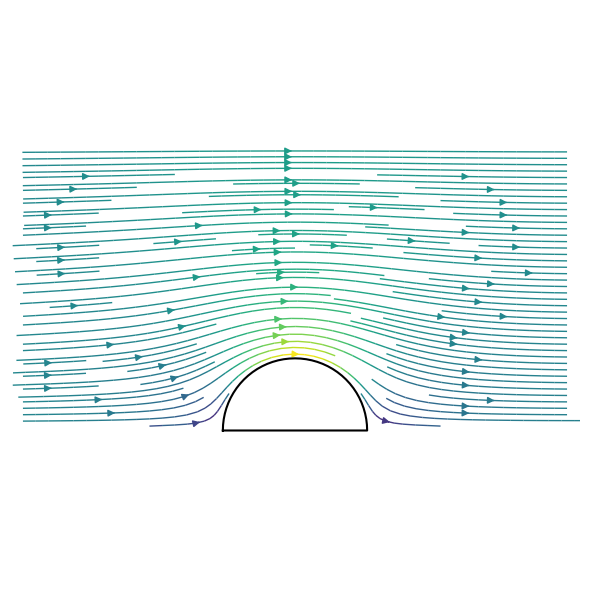
#> input picture openfoam/flowfield.png, 590 x 590 px
$ python image_border_adder.py ../openfoam/flowfield.png
#> lines starting #> are read from the running program, lines starting #| are printed output that depends on the picture
import subprocess
import sys
import os
import argparse

# Install Pillow
subprocess.check_call([sys.executable, "-m", "pip", "install", "Pillow"])

from PIL import Image, ImageOps


def main():
    parser = argparse.ArgumentParser(description='Add borders/frames to images')
    parser.add_argument('input_file', help='Path to the input image file')
    parser.add_argument('-o', '--output-dir', default='./',
                        help='Output directory for bordered image (default: ./)')

    args = parser.parse_args()

    # Debug: print current working directory and its contents
    print(f"Current working directory: {os.getcwd()}")
    print(f"Received input_file argument: {args.input_file}")

    # Expand user path if provided
    input_file = os.path.expanduser(args.input_file)
    print(f"Absolute input_file: {os.path.abspath(input_file)}")

    if not os.path.exists(input_file):
        print(f"Error: Image file not found at: {input_file}")
        sys.exit(1)

    # Create output directory if it doesn't exist
    os.makedirs(args.output_dir, exist_ok=True)

    # Open the image
    try:
        img = Image.open(input_file)
#> img is the input picture: PIL image 590x590 RGBA; mean R, G, B, A 236.7, 245.4, 244.8, 255
        print(f"Successfully opened image: {input_file}")
        print(f"Original size: {img.size}, Mode: {img.mode}")
#| Original size: (590, 590), Mode: RGBA
    except Exception as e:
        print(f"Error opening image: {e}")
        sys.exit(1)

    # Get the base filename
    base_name = os.path.splitext(os.path.basename(input_file))[0]
    extension = os.path.splitext(input_file)[1]

    output_filename = f"{base_name}_bordered{extension}"
    output_path = os.path.join(args.output_dir, output_filename)

    # Add border
    try:
        # Border width hardcoded to 50 pixels
        border_width = 50

        # Add black border using ImageOps.expand
        bordered_img = ImageOps.expand(img, border=border_width, fill='black')
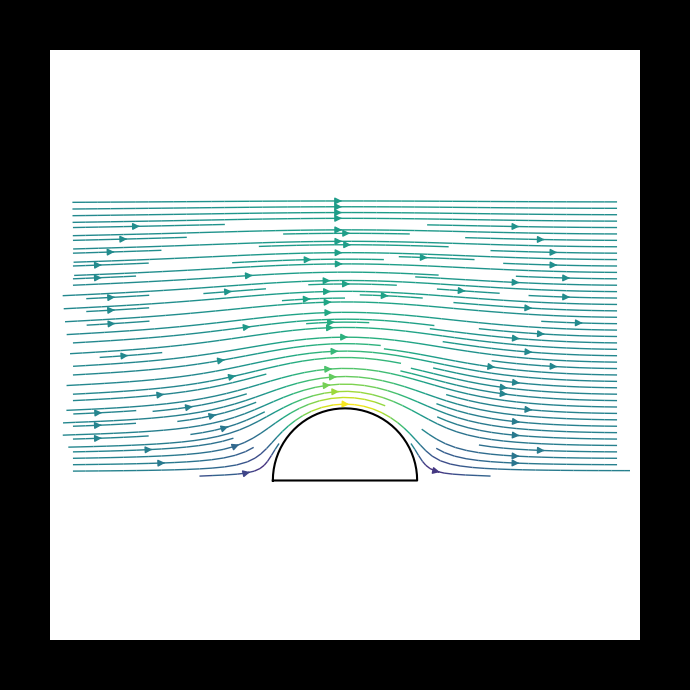
#> bordered_img: PIL image 690x690 RGBA; mean R, G, B, A 173.1, 179.4, 179, 255

        print(f"Successfully added border")
        print(f"Border width: {border_width} pixels")
        print(f"Border color: black")
        print(f"New size: {bordered_img.size} (from {img.size})")
#| New size: (690, 690) (from (590, 590))

        # Save with appropriate quality settings
        save_kwargs = {}
        if extension.lower() in ['.jpg', '.jpeg']:
            # Convert RGBA to RGB if needed
            if bordered_img.mode == 'RGBA':
                rgb_img = Image.new('RGB', bordered_img.size, (0, 0, 0))
                rgb_img.paste(bordered_img, mask=bordered_img.split()[3] if len(bordered_img.split()) == 4 else None)
                bordered_img = rgb_img
            save_kwargs['quality'] = 95
            save_kwargs['optimize'] = True

        bordered_img.save(output_path, **save_kwargs)
        print(f"Output saved to: {output_path}")
        print(f"Output file size: {os.path.getsize(output_path)} bytes")
    except Exception as e:
        print(f"Error adding border: {e}")
        import traceback
        traceback.print_exc()
        sys.exit(1)

    print("\nBorder addition completed!")


if __name__ == "__main__":
    main()
